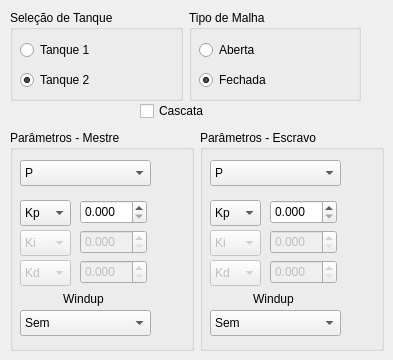
    <widget class="QWidget" name="tab_pid">
     <attribute name="title">
      <string>Configurações Avançadas</string>
     </attribute>
     <widget class="QCheckBox" name="checkBox_9">
      <property name="enabled">
       <bool>true</bool>
      </property>
      <property name="geometry">
       <rect>
        <x>140</x>
        <y>100</y>
        <width>97</width>
        <height>22</height>
       </rect>
      </property>
      <property name="text">
       <string>Cascata</string>
      </property>
      <property name="checked">
       <bool>false</bool>
      </property>
     </widget>
     <widget class="QWidget" name="">
      <property name="geometry">
       <rect>
        <x>10</x>
        <y>10</y>
        <width>351</width>
        <height>91</height>
       </rect>
      </property>
      <layout class="QHBoxLayout" name="horizontalLayout">
       <item>
        <widget class="QGroupBox" name="groupBox_select_tanque">
         <property name="title">
          <string>Seleção de Tanque</string>
         </property>
         <widget class="QRadioButton" name="radioButton_tanque2">
          <property name="geometry">
           <rect>
            <x>10</x>
            <y>60</y>
            <width>121</width>
            <height>20</height>
           </rect>
          </property>
          <property name="text">
           <string>Tanque 2</string>
          </property>
          <property name="checked">
           <bool>true</bool>
          </property>
         </widget>
         <widget class="QRadioButton" name="radioButton_tanque1">
          <property name="geometry">
           <rect>
            <x>10</x>
            <y>30</y>
            <width>121</width>
            <height>20</height>
           </rect>
          </property>
          <property name="text">
           <string>Tanque 1</string>
          </property>
          <property name="checked">
           <bool>false</bool>
          </property>
         </widget>
        </widget>
       </item>
       <item>
        <widget class="QGroupBox" name="groupBox_4">
         <property name="title">
          <string>Tipo de Malha</string>
         </property>
         <widget class="QRadioButton" name="radioButton_10">
          <property name="geometry">
           <rect>
            <x>10</x>
            <y>60</y>
            <width>121</width>
            <height>20</height>
           </rect>
          </property>
          <property name="text">
           <string>Fechada</string>
          </property>
          <property name="checked">
           <bool>true</bool>
          </property>
         </widget>
         <widget class="QRadioButton" name="radioButton_9">
          <property name="geometry">
           <rect>
            <x>10</x>
            <y>30</y>
            <width>121</width>
            <height>20</height>
           </rect>
          </property>
          <property name="text">
           <string>Aberta</string>
          </property>
          <property name="checked">
           <bool>false</bool>
          </property>
         </widget>
        </widget>
       </item>
      </layout>
     </widget>
     <widget class="QWidget" name="">
      <property name="geometry">
       <rect>
        <x>10</x>
        <y>130</y>
        <width>374</width>
        <height>221</height>
       </rect>
      </property>
      <layout class="QHBoxLayout" name="horizontalLayout_2">
       <item>
        <widget class="QGroupBox" name="groupBox_10">
         <property name="enabled">
          <bool>true</bool>
         </property>
         <property name="title">
          <string>Parâmetros - Mestre</string>
         </property>
         <widget class="QComboBox" name="comboBox_tipoControle">
          <property name="geometry">
           <rect>
            <x>10</x>
            <y>30</y>
            <width>131</width>
            <height>26</height>
           </rect>
          </property>
          <property name="currentText">
           <string>P</string>
          </property>
          <item>
           <property name="text">
            <string>P</string>
           </property>
          </item>
          <item>
           <property name="text">
            <string>PI</string>
           </property>
          </item>
          <item>
           <property name="text">
            <string>PD</string>
           </property>
          </item>
          <item>
           <property name="text">
            <string>PID</string>
           </property>
          </item>
          <item>
           <property name="text">
            <string>PI-D</string>
           </property>
          </item>
          <item>
           <property name="text">
            <string>Sem</string>
           </property>
          </item>
         </widget>
         <widget class="QComboBox" name="comboBox_4">
          <property name="enabled">
           <bool>false</bool>
          </property>
          <property name="geometry">
           <rect>
            <x>10</x>
            <y>130</y>
            <width>51</width>
            <height>26</height>
           </rect>
          </property>
          <item>
           <property name="text">
            <string>Kd</string>
           </property>
          </item>
          <item>
           <property name="text">
            <string>τd</string>
           </property>
          </item>
         </widget>
         <widget class="QDoubleSpinBox" name="doubleSpinBox_6">
          <property name="geometry">
           <rect>
            <x>70</x>
            <y>70</y>
            <width>67</width>
            <height>24</height>
           </rect>
          </property>
          <property name="decimals">
           <number>3</number>
          </property>
         </widget>
         <widget class="QComboBox" name="comboBox_3">
          <property name="enabled">
           <bool>false</bool>
          </property>
          <property name="geometry">
           <rect>
            <x>10</x>
            <y>100</y>
            <width>51</width>
            <height>26</height>
           </rect>
          </property>
          <item>
           <property name="text">
            <string>Ki</string>
           </property>
          </item>
          <item>
           <property name="text">
            <string>τi</string>
           </property>
          </item>
         </widget>
         <widget class="QComboBox" name="comboBox_5">
          <property name="geometry">
           <rect>
            <x>10</x>
            <y>70</y>
            <width>51</width>
            <height>26</height>
           </rect>
          </property>
          <item>
           <property name="text">
            <string>Kp</string>
           </property>
          </item>
         </widget>
         <widget class="QDoubleSpinBox" name="doubleSpinBox_7">
          <property name="enabled">
           <bool>false</bool>
          </property>
          <property name="geometry">
           <rect>
            <x>70</x>
            <y>100</y>
            <width>67</width>
            <height>24</height>
           </rect>
          </property>
          <property name="decimals">
           <number>3</number>
          </property>
         </widget>
         <widget class="QDoubleSpinBox" name="doubleSpinBox_8">
          <property name="enabled">
           <bool>false</bool>
          </property>
          <property name="geometry">
           <rect>
            <x>70</x>
            <y>130</y>
            <width>67</width>
            <height>24</height>
           </rect>
          </property>
          <property name="decimals">
           <number>3</number>
          </property>
         </widget>
         <widget class="QLabel" name="label">
          <property name="geometry">
           <rect>
            <x>40</x>
            <y>160</y>
            <width>67</width>
            <height>17</height>
           </rect>
          </property>
          <property name="text">
           <string>Windup</string>
          </property>
          <property name="alignment">
           <set>Qt::AlignCenter</set>
          </property>
         </widget>
         <widget class="QComboBox" name="comboBox_windup">
          <property name="geometry">
           <rect>
            <x>10</x>
            <y>180</y>
            <width>131</width>
            <height>26</height>
           </rect>
          </property>
          <item>
           <property name="text">
            <string>Sem</string>
           </property>
          </item>
          <item>
           <property name="text">
            <string>Anti-Windup</string>
           </property>
          </item>
          <item>
           <property name="text">
            <string>Integral Cond.</string>
           </property>
          </item>
         </widget>
        </widget>
       </item>
       <item>
        <widget class="QGroupBox" name="groupBox_11">
         <property name="enabled">
          <bool>true</bool>
         </property>
         <property name="title">
          <string>Parâmetros - Escravo</string>
         </property>
         <widget class="QComboBox" name="comboBox_tipoControle_2">
          <property name="geometry">
           <rect>
            <x>10</x>
            <y>30</y>
            <width>131</width>
            <height>26</height>
           </rect>
          </property>
          <property name="currentText">
           <string>P</string>
          </property>
          <item>
           <property name="text">
            <string>P</string>
           </property>
          </item>
          <item>
           <property name="text">
            <string>PI</string>
           </property>
          </item>
          <item>
           <property name="text">
            <string>PD</string>
           </property>
          </item>
          <item>
           <property name="text">
            <string>PID</string>
           </property>
          </item>
          <item>
           <property name="text">
            <string>PI-D</string>
           </property>
          </item>
          <item>
           <property name="text">
            <string>Sem</string>
           </property>
          </item>
         </widget>
         <widget class="QComboBox" name="comboBox_7">
          <property name="enabled">
           <bool>false</bool>
          </property>
          <property name="geometry">
           <rect>
            <x>10</x>
            <y>130</y>
            <width>51</width>
            <height>26</height>
           </rect>
          </property>
          <item>
           <property name="text">
            <string>Kd</string>
           </property>
          </item>
          <item>
           <property name="text">
            <string>τd</string>
           </property>
          </item>
         </widget>
         <widget class="QDoubleSpinBox" name="doubleSpinBox_9">
          <property name="geometry">
           <rect>
            <x>70</x>
            <y>70</y>
            <width>67</width>
            <height>24</height>
           </rect>
          </property>
          <property name="decimals">
           <number>3</number>
          </property>
         </widget>
         <widget class="QComboBox" name="comboBox_8">
          <property name="enabled">
           <bool>false</bool>
          </property>
          <property name="geometry">
           <rect>
            <x>10</x>
            <y>100</y>
            <width>51</width>
            <height>26</height>
           </rect>
          </property>
          <item>
           <property name="text">
            <string>Ki</string>
           </property>
          </item>
          <item>
           <property name="text">
            <string>τi</string>
           </property>
          </item>
         </widget>
         <widget class="QComboBox" name="comboBox_9">
          <property name="geometry">
           <rect>
            <x>10</x>
            <y>70</y>
            <width>51</width>
            <height>26</height>
           </rect>
          </property>
          <item>
           <property name="text">
            <string>Kp</string>
           </property>
          </item>
         </widget>
         <widget class="QDoubleSpinBox" name="doubleSpinBox_10">
          <property name="enabled">
           <bool>false</bool>
          </property>
          <property name="geometry">
           <rect>
            <x>70</x>
            <y>100</y>
            <width>67</width>
            <height>24</height>
           </rect>
          </property>
          <property name="decimals">
           <number>3</number>
          </property>
         </widget>
         <widget class="QDoubleSpinBox" name="doubleSpinBox_11">
          <property name="enabled">
           <bool>false</bool>
          </property>
          <property name="geometry">
           <rect>
            <x>70</x>
            <y>130</y>
            <width>67</width>
            <height>24</height>
           </rect>
          </property>
          <property name="decimals">
           <number>3</number>
          </property>
         </widget>
         <widget class="QLabel" name="label_8">
          <property name="geometry">
           <rect>
            <x>40</x>
            <y>160</y>
            <width>67</width>
            <height>17</height>
           </rect>
          </property>
          <property name="text">
           <string>Windup</string>
          </property>
          <property name="alignment">
           <set>Qt::AlignCenter</set>
          </property>
         </widget>
         <widget class="QComboBox" name="comboBox_windup_2">
          <property name="geometry">
           <rect>
            <x>10</x>
            <y>180</y>
            <width>131</width>
            <height>26</height>
           </rect>
          </property>
          <item>
           <property name="text">
            <string>Sem</string>
           </property>
          </item>
          <item>
           <property name="text">
            <string>Anti-Windup</string>
           </property>
          </item>
          <item>
           <property name="text">
            <string>Integral Cond.</string>
           </property>
          </item>
         </widget>
        </widget>
       </item>
      </layout>
     </widget>
    </widget>
